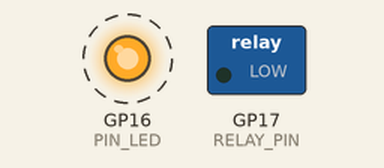
Recording of a program running on a simulated Raspberry Pi Pico. On the bench: switched loads named in the program (green lamp = pin HIGH), output pins drawn as LEDs (lit = HIGH). Dashed ring = blinking.

Above: at 0.5 s.
Timing chart, 0 to 4.6 s (numbered marks = the images above):
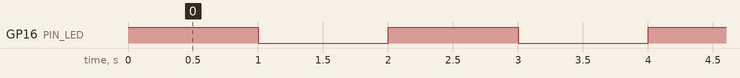

The program:

main.cpp
```cpp
#include <Arduino.h>

#define PIN_LED   16
#define BTN_PIN   15

constexpr int RELAY_PIN = 17; // GP17

int ledState = LOW;             // the current state of the LED

void setup()
{
  Serial.begin(115200);
  pinMode(PIN_LED, OUTPUT);
  pinMode(RELAY_PIN, OUTPUT);
  pinMode(BTN_PIN, INPUT_PULLUP);
}

void loop()
{
  // Read button state (LOW when pressed due to INPUT_PULLUP)
    // if (digitalRead(BTN_PIN) == LOW) {
    //   digitalWrite(PIN_LED, LOW);   // Turn LED OFF
    //   digitalWrite(RELAY_PIN, HIGH); // Turn Relay ON
    //   Serial.println("Button pressed - LED OFF and RELAY ON");
    // } else {
    //   digitalWrite(PIN_LED, HIGH);    // Turn LED ON
    //   digitalWrite(RELAY_PIN, LOW);  // Turn Relay OFF
    //   Serial.println("Button released - LED ON and RELAY OFF");
    // }

    // alternate led
    ledState = (ledState == LOW) ? HIGH : LOW;
    digitalWrite(PIN_LED, ledState);

  delay(1000); // Small delay for button debouncing
}
```

Measured:
- by itself, GP16 (PIN_LED): alternates HIGH for 1.0 s and LOW for 1.0 s
